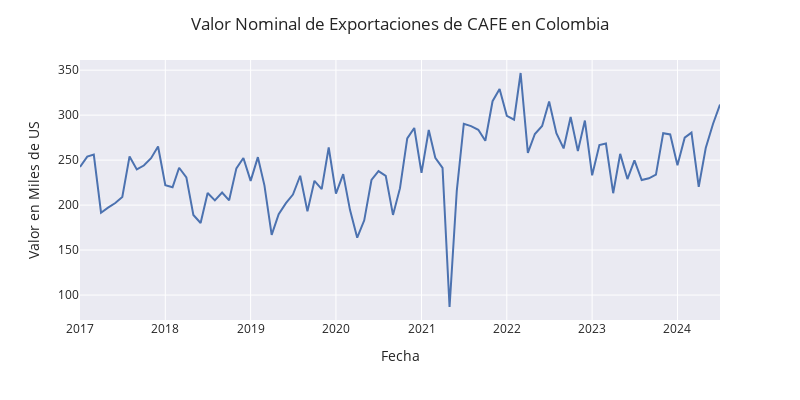

Notebook source saved alongside this figure:
### Code cell
fig = px.line(s2_2016, x="fecha", y="nominal")
fig.update_layout(xaxis_title="Fecha", yaxis_title="Valor en Miles de US", title="Valor Nominal de Exportaciones de CAFE en Colombia", width=800, height=400)
fig.show()
